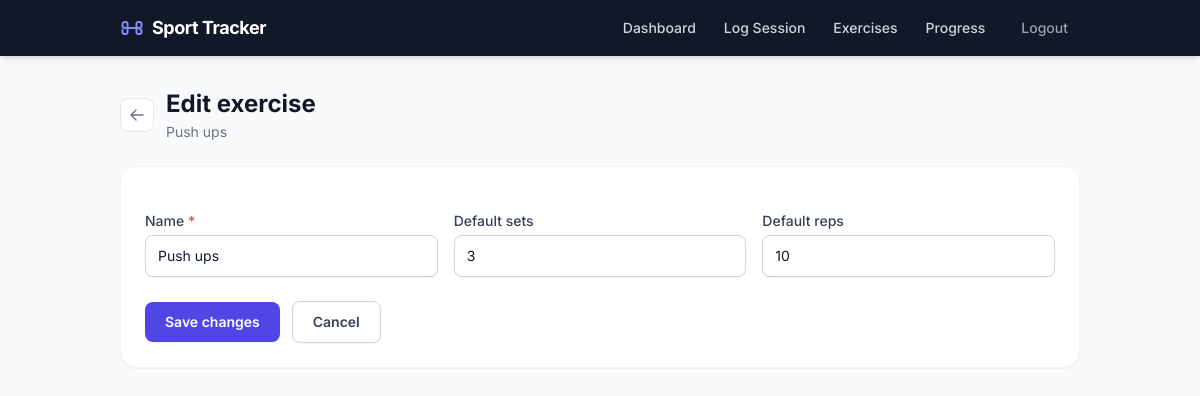
Screenshot of /exercises/3/edit (signed in) with the database file from the repository.
### tables this page shows
CREATE TABLE exercises (
  id INTEGER PRIMARY KEY AUTOINCREMENT,
  user_id INTEGER NOT NULL,
  name TEXT NOT NULL,
  default_sets INTEGER,
  default_reps INTEGER,
  created_at TEXT NOT NULL DEFAULT CURRENT_TIMESTAMP,
  UNIQUE(user_id, name),
  FOREIGN KEY (user_id) REFERENCES users(id) ON DELETE CASCADE
);

### app/routes.py (the view, shortened to what this page needs)
@bp.route("/exercises/<int:exercise_id>/edit", methods=("GET", "POST"))
@login_required
def edit_exercise_view(exercise_id):
    user_id = g.user["id"]
    exercise = get_exercise(exercise_id, user_id)
    if exercise is None:
        abort(404)
    return render_template("exercise_edit.html", exercise=exercise)

### app/auth/__init__.py (called while the page is built)
def generate_csrf_token() -> str:
    token = session.get("csrf_token")
    if token is None:
        token = secrets.token_urlsafe(32)
        session["csrf_token"] = token
    return token

def login_required(view):
    @wraps(view)
    def wrapped_view(*args, **kwargs):
        if g.user is None:
            return redirect(url_for("auth.login"))
        return view(*args, **kwargs)
    return wrapped_view

@bp.before_app_request
def load_logged_in_user():
    from app.db import get_db  # local import to avoid circular deps at module load
    user_id = session.get("user_id")
    if user_id is None:
        g.user = None
        return
    g.user = get_db().execute(
        "SELECT * FROM users WHERE id = ?", (user_id,)
    ).fetchone()

@bp.before_app_request
def validate_csrf_token():
    if request.method in {"POST", "PUT", "PATCH", "DELETE"}:
        session_token = session.get("csrf_token")
        form_token = request.form.get("csrf_token")
        if session_token is None or form_token is None:
            abort(400)
        if not secrets.compare_digest(session_token, form_token):
            abort(400)

@bp.app_context_processor
def inject_csrf_token():
    return {"csrf_token": generate_csrf_token()}

### app/db.py (called while the page is built)
def get_db():
    if "db" not in g:
        database_path = Path(current_app.config["DATABASE"])
        database_path.parent.mkdir(parents=True, exist_ok=True)
        conn = sqlite3.connect(database_path)
        conn.row_factory = sqlite3.Row
        conn.execute("PRAGMA foreign_keys = ON;")
        g.db = conn
    return g.db

### app/tracker/exercises/queries.py (called while the page is built)
def get_exercise(exercise_id: int, user_id: int):
    return get_db().execute(
        "SELECT * FROM exercises WHERE id = ? AND user_id = ?",
        (exercise_id, user_id),
    ).fetchone()

### app/templates/exercise_edit.html (shortened to what this page needs)
{% extends 'base.html' %}
{% block content %}
<div class="mb-6 flex items-center gap-3">
  <a href="{{ url_for('routes.exercises') }}"
     class="inline-flex items-center justify-center rounded-lg border border-gray-200 bg-white p-2 text-gray-500 hover:bg-gray-50 transition">
    <svg class="w-4 h-4" fill="none" viewBox="0 0 24 24" stroke="currentColor" stroke-width="2">
      <path stroke-linecap="round" stroke-linejoin="round" d="M10.5 19.5L3 12m0 0l7.5-7.5M3 12h18"/>
    </svg>
  </a>
  <div>
    <h1 class="text-2xl font-bold text-gray-900">Edit exercise</h1>
    <p class="text-sm text-gray-500 mt-0.5">{{ exercise['name'] }}</p>
  </div>
</div>
<div class="rounded-2xl bg-white border border-gray-100 shadow-sm p-6">
  <form method="post" class="space-y-5">
    <div class="grid grid-cols-1 gap-4 sm:grid-cols-3">
      <div class="sm:col-span-1">
        <label for="exercise-name" class="block text-sm font-medium text-gray-700 mb-1">
          Name <span class="text-red-500">*</span>
        </label>
        <input id="exercise-name" name="name" type="text" required
               value="{{ request.form.get('name', exercise['name']) }}"
               class="block w-full rounded-lg border border-gray-300 bg-white px-3 py-2.5 text-sm
                      text-gray-900 shadow-sm focus:border-indigo-500 focus:outline-none
                      focus:ring-2 focus:ring-indigo-200 transition">
      </div>
      <div>
        <label for="default-sets" class="block text-sm font-medium text-gray-700 mb-1">Default sets</label>
        <input id="default-sets" name="default_sets" type="number" min="1"
               value="{{ request.form.get('default_sets', exercise['default_sets'] or '') }}"
               class="block w-full rounded-lg border border-gray-300 bg-white px-3 py-2.5 text-sm
                      text-gray-900 shadow-sm focus:border-indigo-500 focus:outline-none
                      focus:ring-2 focus:ring-indigo-200 transition">
      </div>
      <div>
        <label for="default-reps" class="block text-sm font-medium text-gray-700 mb-1">Default reps</label>
        <input id="default-reps" name="default_reps" type="number" min="0"
               value="{{ request.form.get('default_reps', exercise['default_reps'] or '') }}"
               class="block w-full rounded-lg border border-gray-300 bg-white px-3 py-2.5 text-sm
                      text-gray-900 shadow-sm focus:border-indigo-500 focus:outline-none
                      focus:ring-2 focus:ring-indigo-200 transition">
      </div>
    </div>
    <div class="flex items-center gap-3 pt-1">
      <button type="submit"
              class="inline-flex items-center gap-2 rounded-lg bg-indigo-600 px-5 py-2.5 text-sm font-semibold
                     text-white shadow-sm hover:bg-indigo-700 transition active:scale-95">
        Save changes
      </button>
      <a href="{{ url_for('routes.exercises') }}"
         class="inline-flex items-center rounded-lg border border-gray-300 bg-white px-5 py-2.5
                text-sm font-semibold text-gray-700 shadow-sm hover:bg-gray-50 transition active:scale-95">
        Cancel
      </a>
    </div>
  </form>
</div>
{% endblock %}

### rows the page displays
exercises: name "Push ups", default_sets "3", default_reps "10"
